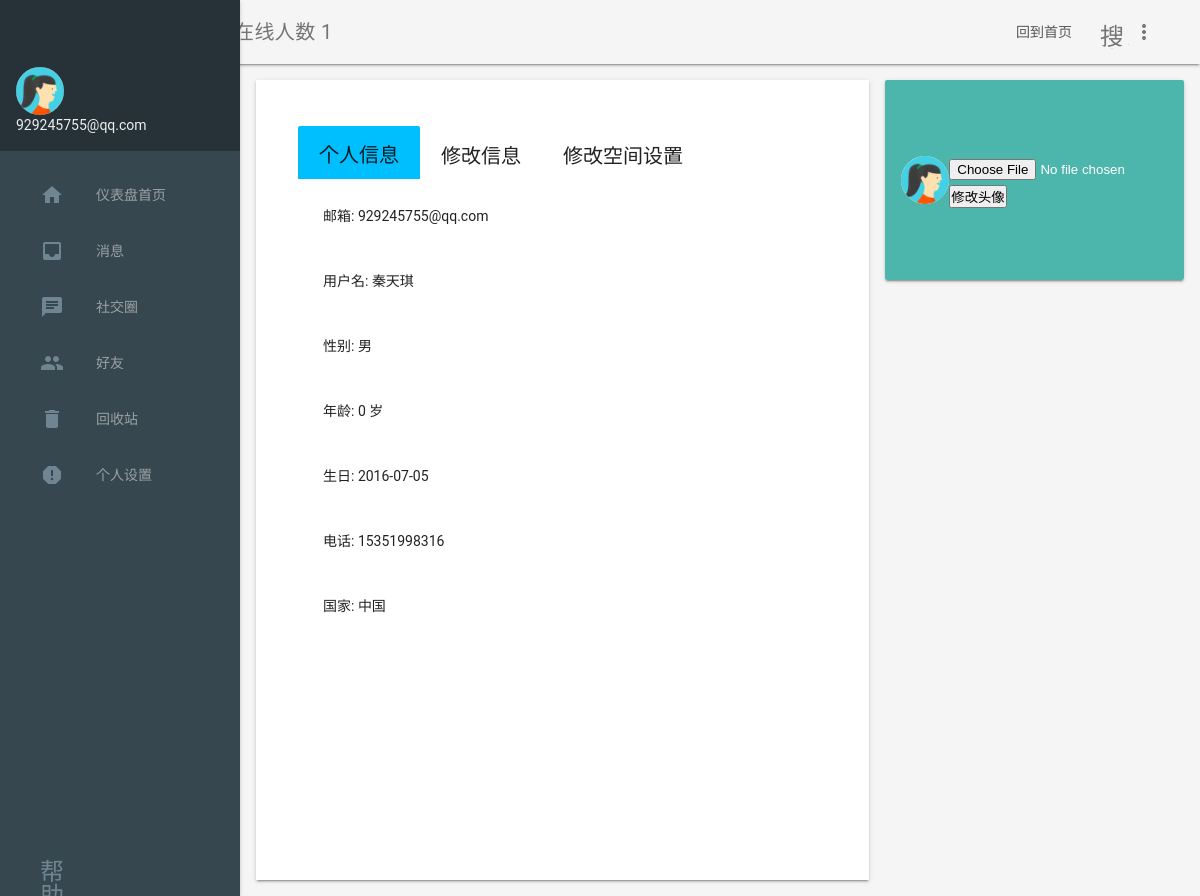
The page /setting/ (signed in) on the database its author committed.
### LoginSystem/models.py (models this page shows, shortened)
class Users(models.Model):
    email = models.EmailField(max_length=100)
    head = models.ImageField(upload_to = './static/upload/head',default='./static/images/user.jpg')
    sex = models.CharField(max_length=1,default="中性")
    password = models.TextField(max_length=64)
    username = models.TextField(max_length=100)
    age = models.IntegerField(default=0)
    birthday = models.TextField(max_length=100,default=time.strftime("%Y/%m/%d", time.localtime()))
    phone = models.TextField(max_length=100)
    country = models.TextField(max_length=100)
    is_online = models.BooleanField(max_length=1,default=False)
    register_date = models.DateTimeField(auto_now_add=True, editable = True)

### DashBoard/views.py (the view)
# urls.py: url(r'^setting/', dashboard.setting),
def setting(request):
    title = "个人设置"
    user = request.session.get('users')
    userinfo = Users.objects.get(email=user)
    try:
        AddMessage.objects.get(email=user)
    except AddMessage.DoesNotExist:
        AddMessage.objects.create(email=user)
    count_msg = AddMessage.objects.get(email=user)
    count_addmsg = json.loads(count_msg.message)
    count_addmsg = len(count_addmsg)
    if not user:
        return HttpResponseRedirect('/login')
    return render(request, 'users/Dashboard/setting.html',{'online_users':online_users,'user':user, 'title':title,'userinfo':userinfo,'count_addmsg':count_addmsg})

### templates/users/Dashboard/setting.html (shortened to what this page needs)
{% extends 'layouts/dashlayouts/base.html' %} {% block content%}
<div class="mdl-grid demo-content">
    <div style="height: 800px" class="demo-graphs mdl-shadow--2dp mdl-color--white mdl-cell mdl-cell--8-col">
        <ul style="height: 800px" class="tabs li">
            <li class="li">
                <label class="label" for="tab1">个人信息</label>
                <div id="tab-content1" class="tab-content">
                    <p>邮箱: {{ user }}</p>
                    <br>
                    <p>用户名: {{ userinfo.username }}</p>
                    <br>
                    <p>性别: {{ userinfo.sex }}</p>
                    <br>
                    <p>年龄: {{ userinfo.age }} 岁</p>
                    <br>
                    <P>生日: {{ userinfo.birthday }}</P>
                    <br>
                    <p>电话: {{ userinfo.phone }}</p>
                    <br>
                    <p>国家: {{ userinfo.country }}</p>
                </div>
            </li>
            <li class="li">
                <label class="label" for="tab2">修改信息</label>
            </li>
            <li class="li">
                <label class="label" for="tab3">修改空间设置</label>
            </li>
        </ul>
    </div>
    <div class="demo-cards mdl-cell mdl-cell--4-col mdl-cell--8-col-tablet mdl-grid mdl-grid--no-spacing">
        <div class="demo-updates mdl-card mdl-shadow--2dp mdl-cell mdl-cell--4-col mdl-cell--4-col-tablet mdl-cell--12-col-desktop">
            <div class="mdl-card__title mdl-card--expand mdl-color--teal-300">
                <img src="/{{ userinfo.head }}" class="demo-avatar"><br>
                <div class="demo-avatar-dropdown">
                    <form action="/updatehead/" method="post" enctype="multipart/form-data">
                        <input id="id_image" type="file" name="head">
                        <input type="submit" value="修改头像" />
                    </form>
                </div>
            </div>
        </div>
        <div class="demo-separator mdl-cell--1-col"></div>
    </div>
</div>
{% endblock %}

### templates/layouts/dashlayouts/base.html (shortened to what this page needs)
<!doctype html>
<html lang="en">
<head>
    <link rel="stylesheet" href="/static/RobotoTTF/">
    <link rel="stylesheet" href="/static/ttf.css">
    <link rel="stylesheet" href="/static/dash/blue.css">
    <link rel="stylesheet" href="/static/dash/styles.css">
</head>
  <body>
    <div class="demo-layout mdl-layout mdl-js-layout mdl-layout--fixed-drawer mdl-layout--fixed-header">
      <header class="demo-header mdl-layout__header mdl-color--grey-100 mdl-color-text--grey-600">
        <div class="mdl-layout__header-row">
          <span class="mdl-layout-title">bluare. E | {{ title }} | 在线人数 {{ online_users }}</span>
            <nav class="mdl-navigation">
                <a class="mdl-button--accent mdl-navigation__link" href="/">回到首页</a>
            </nav>
          <div class="mdl-textfield mdl-js-textfield mdl-textfield--expandable">
            <label class="mdl-button mdl-js-button mdl-button--icon" for="search">
              <i class="material-icons">搜索</i>
            </label>
          </div>
          <button class="mdl-button mdl-js-button mdl-js-ripple-effect mdl-button--icon" id="hdrbtn">
            <i class="material-icons">more_vert</i>
          </button>
        </div>
      </header>
      <div class="demo-drawer mdl-layout__drawer mdl-color--blue-grey-900 mdl-color-text--blue-grey-50">
        <header class="demo-drawer-header">
          <img src="/{{ userinfo.head }}" class="demo-avatar">
          <div class="demo-avatar-dropdown">
            <span>{{ user }}</span>
          </div>
        </header>
        <nav class="demo-navigation mdl-navigation mdl-color--blue-grey-800">
            <a class="mdl-navigation__link" href="/dashboard"><i class="mdl-color-text--blue-grey-400 material-icons" role="presentation">home</i>仪表盘首页</a>
            {% if count_addmsg == 0 %}
            <a class="mdl-navigation__link" href="/inbox"><i class="mdl-color-text--blue-grey-400 material-icons" role="presentation">inbox</i>消息</a>
            {% else %}
            <a class="mdl-navigation__link" href="/inbox"><i class="mdl-color-text--blue-grey-400 material-icons mdl-badge" data-badge="{{ count_addmsg }}" role="presentation">inbox</i>新消息</a>
            {% endif %}
            <a class="mdl-navigation__link" href="/social"><i class="mdl-color-text--blue-grey-400 material-icons mdl-badge" role="presentation">chat</i>社交圈</a>
            <a class="mdl-navigation__link" href="/friends"><i class="mdl-color-text--blue-grey-400 material-icons" role="presentation">people</i>好友</a>
            <a class="mdl-navigation__link" href="/wastebasket"><i class="mdl-color-text--blue-grey-400 material-icons" role="presentation">delete</i>回收站</a>
            <a class="mdl-navigation__link" href="/setting"><i class="mdl-color-text--blue-grey-400 material-icons" role="presentation">report</i>个人设置</a>
            <div class="mdl-layout-spacer"></div>
            <a class="mdl-navigation__link" href=""><i class="mdl-color-text--blue-grey-400 material-icons" role="presentation">帮助</i><span class="visuallyhidden">Help</span></a>
        </nav>
      </div>
      <main id="viewend" class="mdl-layout__content mdl-color--grey-100">
        {% block content %}
          {% endblock %}
      </main>
    </div>
  </body>
</html>

### static/ttf.css (style rules this page uses)
.material-icons { font-family: 'Material Icons'; font-weight: normal; font-style: normal; font-size: 24px; display: inline-block; width: 1em; height: 1em; line-height: 1; text-transform: none; -webkit-font-smoothing: antialiased; text-rendering: optimizeLegibility; -moz-osx-font-smoothing: grayscale; font-feature-settings: 'liga'; }

### static/dash/styles.css (style rules this page uses)
html, body { font-family: 'Roboto', 'Helvetica', sans-serif; }
.demo-avatar { width: 48px; height: 48px; border-radius: 24px; }
.demo-layout .demo-header .mdl-textfield { padding: 0px; margin-top: 41px; }
.demo-drawer { border: none; }
.demo-drawer .demo-navigation { z-index: -2; }
.demo-drawer-header { box-sizing: border-box; display: -webkit-flex; display: -ms-flexbox; display: flex; -webkit-flex-direction: column; -ms-flex-direction: column; flex-direction: column; -webkit-justify-content: flex-end; -ms-flex-pack: end; justify-content: flex-end; padding: 16px; height: 151px; }
.demo-avatar-dropdown { display: -webkit-flex; display: -ms-flexbox; display: flex; position: relative; -webkit-flex-direction: row; -ms-flex-direction: row; flex-direction: row; -webkit-align-items: center; -ms-flex-align: center; align-items: center; width: 100%; }
.demo-navigation { -webkit-flex-grow: 1; -ms-flex-positive: 1; flex-grow: 1; }
.demo-layout .demo-navigation .mdl-navigation__link { display: -webkit-flex !important; display: -ms-flexbox !important; display: flex !important; -webkit-flex-direction: row; -ms-flex-direction: row; flex-direction: row; -webkit-align-items: center; -ms-flex-align: center; align-items: center; color: rgba(255, 255, 255, 0.56); font-weight: 500; }
.demo-navigation .mdl-navigation__link .material-icons { font-size: 24px; color: rgba(255, 255, 255, 0.56); margin-right: 32px; }
.demo-content { max-width: 1080px; }
.demo-graphs { padding: 16px 32px; display: -webkit-flex; display: -ms-flexbox; display: flex; -webkit-flex-direction: column; -ms-flex-direction: column; flex-direction: column; -webkit-align-items: stretch; -ms-flex-align: stretch; align-items: stretch; }
.demo-cards { -webkit-align-items: flex-start; -ms-flex-align: start; -ms-grid-row-align: flex-start; align-items: flex-start; -webkit-align-content: flex-start; -ms-flex-line-pack: start; align-content: flex-start; }
.demo-cards .demo-separator { height: 32px; }
.demo-cards .mdl-card__title.mdl-card__title { color: white; font-size: 24px; font-weight: 400; }
.demo-updates .mdl-card__title { min-height: 200px; background-image: url('images/dog.png'); background-position: 90% 100%; background-repeat: no-repeat; }

### templates/users/Dashboard/setting.html (style rules this page uses)
* { margin: 0; padding: 0; -webkit-box-sizing: border-box; -moz-box-sizing: border-box; box-sizing: border-box; }
.tabs { width: 100%; float: none; list-style: none; position: relative; margin: 30px 0 0 10px; text-align: left; }
.tabs .li { float: left; display: block; }
.tabs .label { display: block; padding: 14px 21px; border-radius: 2px 2px 0 0; font-size: 20px; font-weight: normal; text-transform: uppercase; background: white; cursor: pointer; position: relative; top: 4px; -webkit-transition: all 0.2s ease-in-out; -moz-transition: all 0.2s ease-in-out; -o-transition: all 0.2s ease-in-out; transition: all 0.2s ease-in-out; }
.tabs .tab-content { z-index: 2; display: none; overflow: hidden; width: 100%; font-size: 17px; line-height: 25px; padding: 25px; position: absolute; top: 53px; left: 0; background: white; }
.tabs [id^="tab"]:checked + .label { top: 0; padding-top: 17px; background: deepskyblue; }
.tabs [id^="tab"]:checked ~ [id^="tab-content"] { display: block; }

### rows shown on the page
Users: head (placeholder picture), username "秦天琪", sex "男", age "0", birthday "2016-07-05", phone "15351998316", country "中国"

### other values the page prints
{{ online_users }} "1"
{{ user }} "929245755@qq.com"
